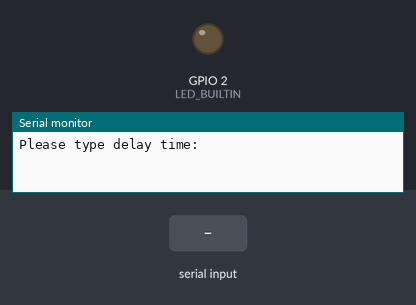
Bench run of a sketch on a simulated ESP32. Parts: output pins drawn as LEDs (lit = HIGH), the last lines printed to the serial monitor. Dashed ring = blinking. The inputs (shaded band) are chosen by the test bench.

Above: at 1.8 s.
1.9 s: "90,45\n" received over Serial
At 2.5 s:
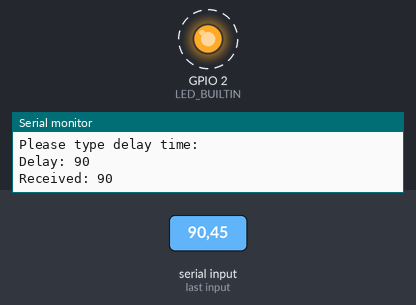
Timing chart, 0 to 10.9 s (numbered marks = the images above; inputs shaded):
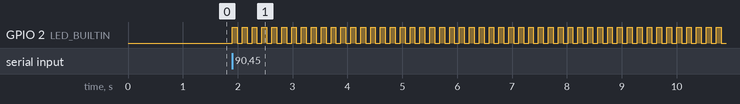

Measured:
- after the input at 1.9 s, GPIO 2 (LED_BUILTIN): alternates HIGH for 0.09 s and LOW for 0.09 s, starting at once

The sketch:

Arg_passing_by_using_semaphore_and_mutex.ino
```cpp
#if CONGIG_FREERTOS_UNICORE
static const BaseType_t app_cpu = 0;
#else
static const BaseType_t app_cpu = 1;
#endif

void blinkLED(void *pvParameters);

//SemaphoreHandle_t myMutex;
SemaphoreHandle_t binary_semphr;

void setup() {
  Serial.begin(9600);
  vTaskDelay(1000 / portTICK_PERIOD_MS);

  //myMutex = xSemaphoreCreateMutex();
  binary_semphr = xSemaphoreCreateBinary();

  Serial.println("Please type delay time: ");
  while(Serial.available() <= 0);
  uint16_t delay_time = Serial.parseInt();
  Serial.print("Delay: ");
  Serial.println(delay_time);

  xTaskCreatePinnedToCore(
    blinkLED,
    "Blink LED",
    1024,
    (void *)&delay_time,
    1,
    NULL,
    app_cpu
  );

  vTaskDelay(1000 / portTICK_PERIOD_MS);

  //  xSemaphoreTake(myMutex, portMAX_DELAY); Mutex is a bit hack for this purpose!!
  xSemaphoreTake(binary_semphr, portMAX_DELAY); // binary semaphr blocks the setup function until it receives signal from xSemaphoreGive() function.
  Serial.println("Done!");


}

void blinkLED(void *pvParameters){

  uint16_t delay_arg = *(uint16_t *)pvParameters;

  //xSemaphoreGive(myMutex);
  xSemaphoreGive(binary_semphr);


  Serial.print("Received: ");
  Serial.println(delay_arg);

  pinMode(LED_BUILTIN, OUTPUT);
  while(1){
    digitalWrite(LED_BUILTIN, HIGH);
    vTaskDelay(delay_arg / portTICK_PERIOD_MS);
    digitalWrite(LED_BUILTIN, LOW);
    vTaskDelay(delay_arg / portTICK_PERIOD_MS);
  }
}

void loop() {
  // put your main code here, to run repeatedly:

}
```
